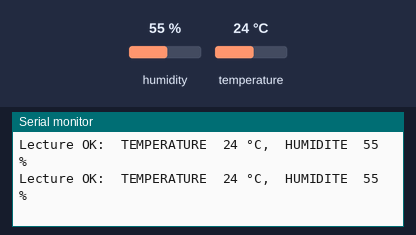
Recording of a sketch running on a simulated Arduino Uno, built with avr-gcc and run on an emulated ATmega328P. Shown: the last lines printed to the serial monitor. The test bench sets the inputs (shaded band); at power-on: humidity 55 %, temperature 24 °C.

Above: at 2.0 s.
2.1 s: humidity set to 22 %
At 3.5 s:
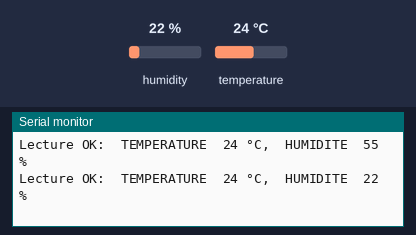
3.8 s: temperature set to 12 °C
At 3.8 s:
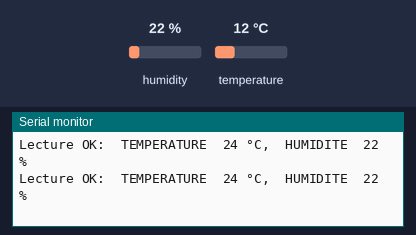
5.5 s: humidity set to 40 %
At 6.5 s:
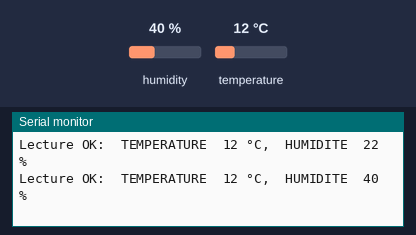
Timing chart, 0 to 8.5 s (numbered marks = the images above; inputs shaded):
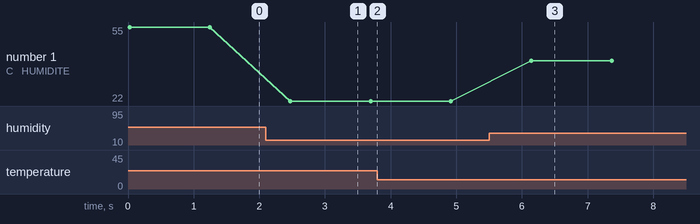

The sketch:

sans_led.ino
```cpp
#include <SimpleDHT.h >
const int pinDHT11 = 8; // initialiser la broche 8 pour le pin du DHT11
SimpleDHT11 dht11; //creer un objet dht11

void setup() {
  Serial.begin(115200); //initialise le moniteur serie
}

void loop() {
  byte temperature = 0; // creer les variables temperature et humidité
  byte humidity = 0;

  int err = 0;// initialiser une variable erreur à la valleur 0
  if ((err = dht11.read(pinDHT11, &temperature, &humidity, NULL)) != 0) // lorsque la fonction "dht11.read" renvoie 0, celle signifie que la mesure a bien été prise
  {
    Serial.print("Read DHT11 failed, err="); Serial.println(err);delay(1000);

  }
  else
  {
  Serial.print("Lecture OK: ");
  Serial.print(" TEMPERATURE  "); Serial.print((int)temperature); Serial.print(" °C, ");
  Serial.print(" HUMIDITE  "); Serial.print((int)humidity); Serial.println(" %");
  }
delay(1200);
}
```

Measured:
- after the input at 2.1 s, the serial monitor: prints a new line after 0.37 s (image 1)
- after the input at 5.5 s, the serial monitor: prints a new line after 0.64 s (image 3)
- plotted number 1: 55 → 22 after the input at 2.1 s, 22 → 40 after the input at 5.5 s
